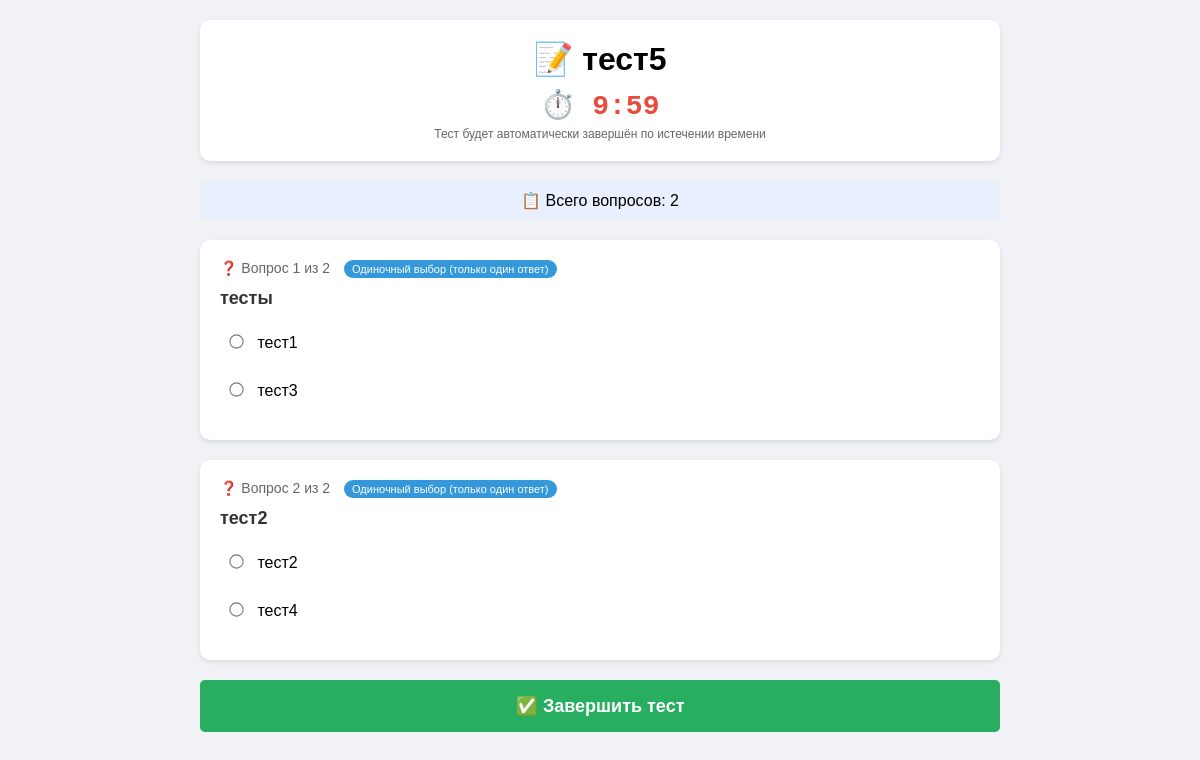
The app's page /testing_system/student/take_test.php?id=9 (signed in) with its own data.
### tables this page shows
CREATE TABLE `tests` (
  `id` int(11) NOT NULL,
  `title` varchar(200) NOT NULL,
  `description` text,
  `created_by` int(11) NOT NULL,
  `created_at` datetime DEFAULT CURRENT_TIMESTAMP,
  `time_limit` int(11) DEFAULT '0',
  `is_active` tinyint(1) DEFAULT '1',
  `max_attempts` int(11) DEFAULT '0',
  `group_id` int(11) DEFAULT NULL
);

CREATE TABLE `questions` (
  `id` int(11) NOT NULL,
  `test_id` int(11) NOT NULL,
  `question_text` text NOT NULL,
  `question_type` enum('single','multiple') DEFAULT 'single',
  `difficulty` int(11) DEFAULT '5'
);

CREATE TABLE `answer_options` (
  `id` int(11) NOT NULL,
  `question_id` int(11) NOT NULL,
  `option_text` varchar(500) NOT NULL,
  `is_correct` varchar(255) DEFAULT NULL
);

### testing_system/student/take_test.php (the view, shortened to what this page needs)
<?php
require_once '../config/database.php';
$test_id = $_GET['id'] ?? 0;
$stmt = $pdo->prepare("SELECT * FROM tests WHERE id = ? AND is_active = 1");
$stmt->execute([$test_id]);
$test = $stmt->fetch();
$stmt = $pdo->prepare("SELECT * FROM questions WHERE test_id = ? ORDER BY id");
$stmt->execute([$test_id]);
$questions = $stmt->fetchAll();
$total_questions = count($questions);
?>
<!DOCTYPE html>
<html lang="ru">
<head>
</head>
<body>
    <div class="container">
        <div class="header">
            <h1>📝 <?= htmlspecialchars($test['title']) ?></h1>
            <?php if ($test['time_limit'] > 0): ?>
                <div class="timer" id="timer">⏱️ <?= $test['time_limit'] ?>:00</div>
                <p class="hint">Тест будет автоматически завершён по истечении времени</p>
            <?php endif; ?>
        </div>
        <div class="progress-info">📋 Всего вопросов: <?= $total_questions ?></div>
        <form method="POST" id="testForm">
            <?php foreach ($questions as $index => $question):
                $is_multiple = ($question['question_type'] == 'multiple');
                $type_label = $is_multiple ? 'Множественный выбор (можно выбрать несколько ответов)' : 'Одиночный выбор (только один ответ)';
                $type_class = $is_multiple ? 'type-multiple' : 'type-single';
            ?>
                <div class="question-card">
                    <div class="question-number">
                        ❓ Вопрос <?= $index + 1 ?> из <?= $total_questions ?>
                        <span class="question-type <?= $type_class ?>"><?= $type_label ?></span>
                    </div>
                    <div class="question-text"><?= htmlspecialchars($question['question_text']) ?></div>
                    <?php
                    $stmt = $pdo->prepare("SELECT * FROM answer_options WHERE question_id = ? ORDER BY id");
                    $stmt->execute([$question['id']]);
                    $options = $stmt->fetchAll();
                    ?>
                    <?php if ($is_multiple): ?>
                        <?php foreach ($options as $option): ?>
                            <label class="option">
                                <input type="checkbox"
                                       name="question_<?= $question['id'] ?>[]"
                                       value="<?= $option['id'] ?>">
                                <?= htmlspecialchars($option['option_text']) ?>
                            </label>
                        <?php endforeach; ?>
                        <?php if (count($options) == 0): ?>
                            <p style="color: #e74c3c;">⚠️ Нет вариантов ответов. Добавьте их в настройках теста.</p>
                        <?php endif; ?>
                    <?php else: ?>
                        <?php foreach ($options as $option): ?>
                            <label class="option">
                                <input type="radio"
                                       name="question_<?= $question['id'] ?>"
                                       value="<?= $option['id'] ?>"
                                       required>
                                <?= htmlspecialchars($option['option_text']) ?>
                            </label>
                        <?php endforeach; ?>
                    <?php endif; ?>
                </div>
            <?php endforeach; ?>
            <button type="submit" class="btn-submit">✅ Завершить тест</button>
        </form>
    </div>
</body>
</html>

### testing_system/student/take_test.php (style rules this page uses)
* { margin: 0; padding: 0; box-sizing: border-box; }
body { font-family: Arial, sans-serif; background: #f0f2f5; padding: 20px; }
.container { max-width: 800px; margin: 0 auto; }
.header { background: white; padding: 20px; border-radius: 10px; margin-bottom: 20px; text-align: center; box-shadow: 0 2px 5px rgba(0,0,0,0.1); }
.timer { font-size: 28px; font-weight: bold; color: #e74c3c; margin-top: 10px; font-family: monospace; }
.question-card { background: white; padding: 20px; border-radius: 10px; margin-bottom: 20px; box-shadow: 0 2px 5px rgba(0,0,0,0.1); }
.question-text { font-size: 18px; font-weight: bold; margin-bottom: 15px; color: #333; }
.question-number { color: #666; margin-bottom: 10px; font-size: 14px; }
.question-type { display: inline-block; padding: 3px 8px; border-radius: 20px; font-size: 11px; margin-left: 10px; }
.type-single { background: #3498db; color: white; }
.option { margin: 10px 0; padding: 10px; border-radius: 5px; cursor: pointer; transition: background 0.2s; display: block; }
.option input { margin-right: 10px; transform: scale(1.1); }
.btn-submit { display: block; width: 100%; padding: 15px; background: #27ae60; color: white; border: none; border-radius: 5px; font-size: 18px; cursor: pointer; margin-top: 20px; font-weight: bold; }
.progress-info { background: #e8f0fe; padding: 10px; border-radius: 5px; margin-bottom: 20px; text-align: center; }
.hint { font-size: 12px; color: #666; margin-top: 5px; }

### records on screen
tests: title "тест5"
questions: question_type "Одиночный выбор (только один ответ)", question_text "тесты"
answer_options: option_text "тест1"
answer_options: option_text "тест3"
questions: question_type "Одиночный выбор (только один ответ)", question_text "тест2"
answer_options: option_text "тест2"
answer_options: option_text "тест4"

### other values on screen
$total_questions "2"
